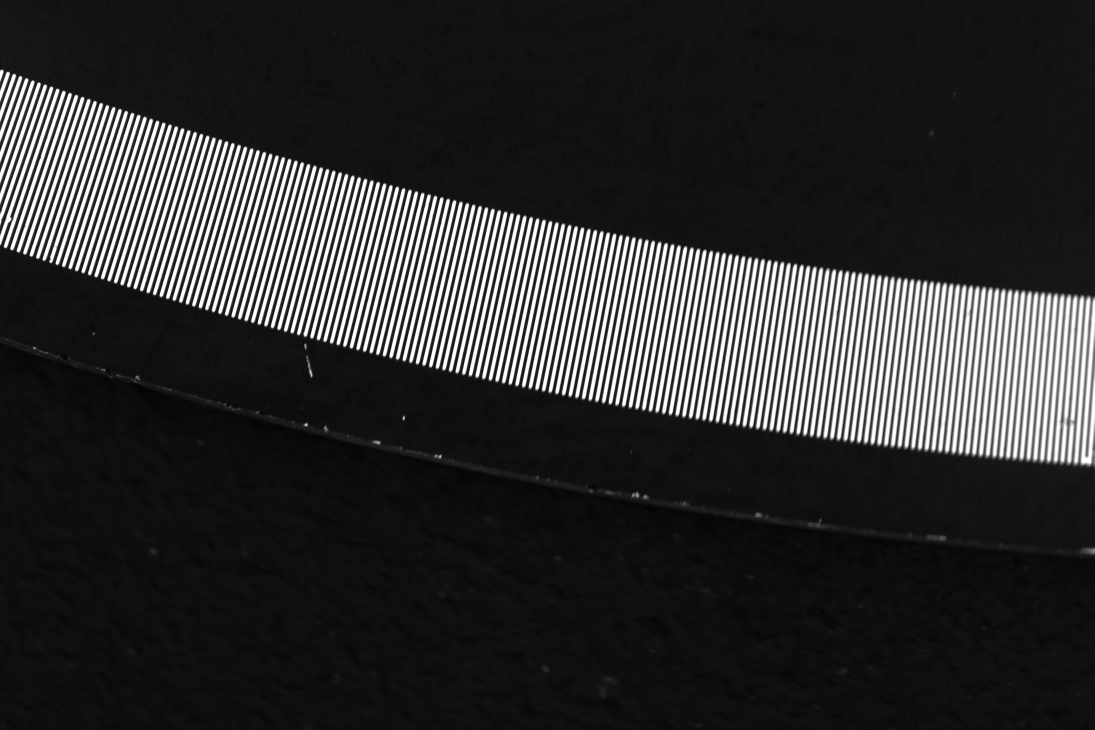
#> input picture practice/day26_assets/中间结果_灰度.jpg, 5472 x 3648 px, given in place of grace_hopper.jpg, which was not available (shown at 1/5 size); the run also reads 1 picture not shown here
$ python day30.py
#> lines starting #> are read from the running program, lines starting #| are printed output that depends on the picture; pictures that were not available may be replaced by others from this repository, and a replacement may not be noted
import cv2
import numpy as np

GH  = "D:/AI/zcode files/vision-lab/practice/day26_assets/grace_hopper.jpg"   # 人像小图 600×512
OK1 = "D:/AI/zcode files/vision-lab/practice/day26_assets/ok1.jpg"            # 你的编码器样本

# ========== 段 0：亲手数一遍"亮度分布" ==========
gray = cv2.cvtColor(cv2.imread(GH), cv2.COLOR_BGR2GRAY)
#> gray: shape (3648, 5472); min 3, max 255, mean 49.7
print("人像灰度 shape =", gray.shape, " 总像素数 =", gray.size)
#| 人像灰度 shape = (3648, 5472)  总像素数 = 19961856
print("最暗 =", gray.min(), " 最亮 =", gray.max(),
      " 平均 =", round(gray.mean(), 2), " 标准差 =", round(gray.std(), 2))
#| 最暗 = 3  最亮 = 255  平均 = 49.71  标准差 = 76.43

bucket = gray // 32          # 每 32 个亮度算一格，0~255 一共 8 格
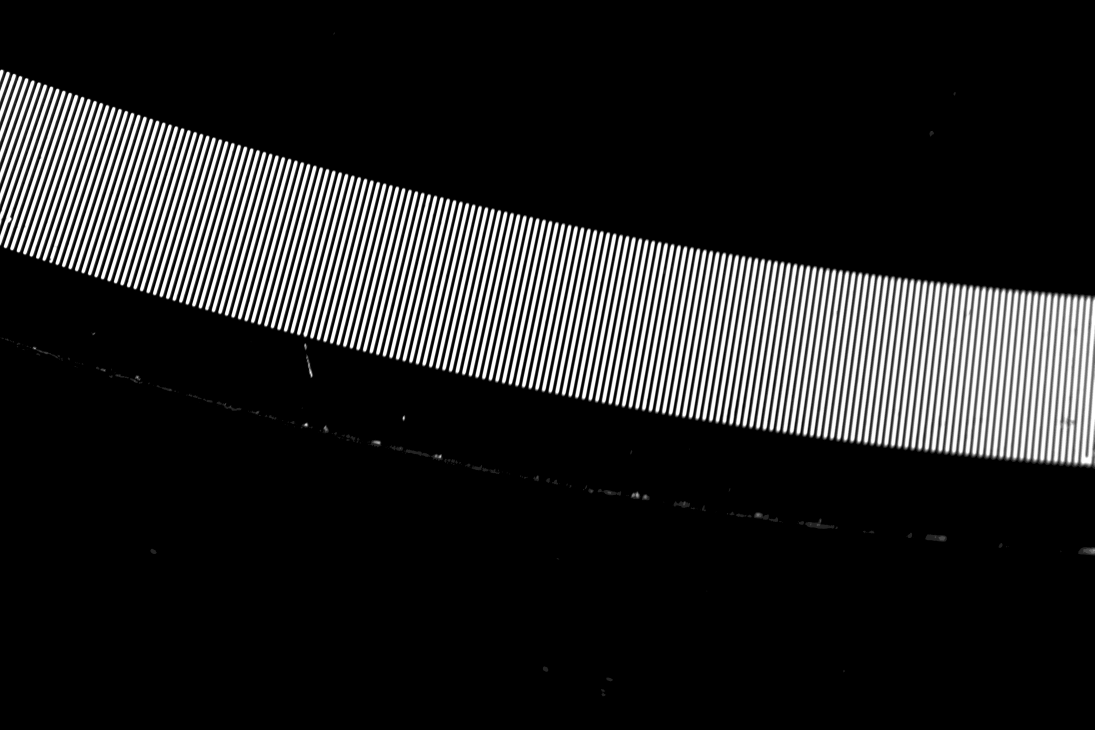
#> bucket: shape (3648, 5472) (shown at 1/5 size); min 0, max 7, mean 1.01; drawn with min black and max white
for k in range(8):
    lo = k * 32
    hi = lo + 31
    print(f"第 {k} 格（{lo}-{hi}）: {(bucket == k).sum()} 个像素")
#> this loop made 8 passes
#| 第 0 格（0-31）: 15899185 个像素
#| 第 1 格（32-63）: 685281 个像素
#| 第 2 格（64-95）: 353243 个像素
#| 第 3 格（96-127）: 277878 个像素
#| 第 4 格（128-159）: 229113 个像素
#| 第 5 格（160-191）: 208010 个像素
#| 第 6 格（192-223）: 205797 个像素
#| 第 7 格（224-255）: 2103349 个像素

# ========== 段 1：让 cv2 用官方机器数一遍 ==========
hist = cv2.calcHist([gray], [0], None, [256], [0, 256])
#> hist = 256 values, max 2380709 at index 16, min 0 at index 0, mean 77976
print("hist.shape =", hist.shape, " hist.dtype =", hist.dtype)
#| hist.shape = (256, 1)  hist.dtype = float32
print("第 0 桶 =", hist[0], " 第 128 桶 =", hist[128], " 第 255 桶 =", hist[255])
#| 第 0 桶 = [0.]  第 128 桶 = [7768.]  第 255 桶 = [1337687.]
print("最高的一根柱子 =", int(hist.max()), "它在第", hist.argmax(), "号桶")
#| 最高的一根柱子 = 2380709 它在第 16 号桶
print("所有桶加起来 =", int(hist.sum()), " 像素总数 =", gray.size)
#| 所有桶加起来 = 19961856  像素总数 = 19961856
print("直接数一下 灰度==14 的像素 =", (gray == 14).sum())       # 数像素的方法
#| 直接数一下 灰度==14 的像素 = 1510904

# 跟段 0 的手工对账：第 k 格 = 第 32k 到 32k+31 号桶加起来
for k in range(3):
    print(f"第 {k} 格手数 = {(bucket == k).sum()}，"
          f"calcHist 对应的 32 个桶之和 = {int(hist[k*32:(k+1)*32].sum())}")
#> this loop made 3 passes
#| 第 0 格手数 = 15899185，calcHist 对应的 32 个桶之和 = 15899185
#| 第 1 格手数 = 685281，calcHist 对应的 32 个桶之和 = 685281
#| 第 2 格手数 = 353243，calcHist 对应的 32 个桶之和 = 353243

# ========== 段 2：把直方图画出来 ==========
import matplotlib.pyplot as plt
plt.rcParams["font.sans-serif"] = ["Microsoft YaHei"]   # 让图里的中文正常显示
plt.rcParams["axes.unicode_minus"] = False              # 让负号正常显示

plt.figure(figsize=(8, 3))     # 开一张 8×3 英寸的新画布
plt.plot(hist)                 # 把 256 个数当成 256 个点，连成线
plt.title("grace_hopper 灰度直方图")
plt.xlabel("亮度（0=黑，255=白）")
plt.ylabel("像素个数")
plt.tight_layout()
plt.savefig("day30_直方图_人像.png")
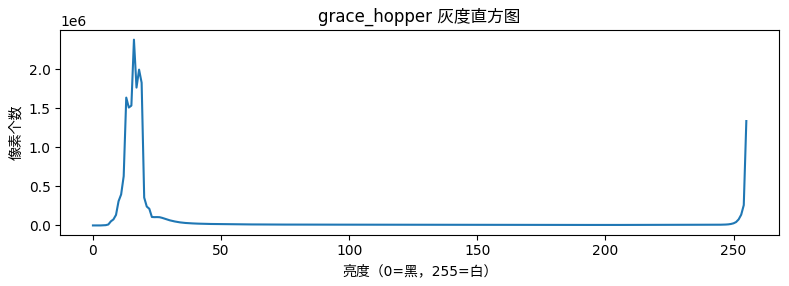
#> figure drawn by matplotlib, 1 panel; curve peaks at x = 16, y = 2380709
plt.close()                    # 把这张画布收掉
print("图已保存：day30_直方图_人像.png")

# ========== 段 3：两个旋钮 ==========
print("原图      平均", round(gray.mean(), 2), "最小", gray.min(), "最大", gray.max())
#| 原图      平均 49.71 最小 3 最大 255

# 处理像素加减时，永远用 convertScaleAbs，不要直接 + 数字
bright = cv2.convertScaleAbs(gray, alpha=1.0, beta=50)     # 只管加亮
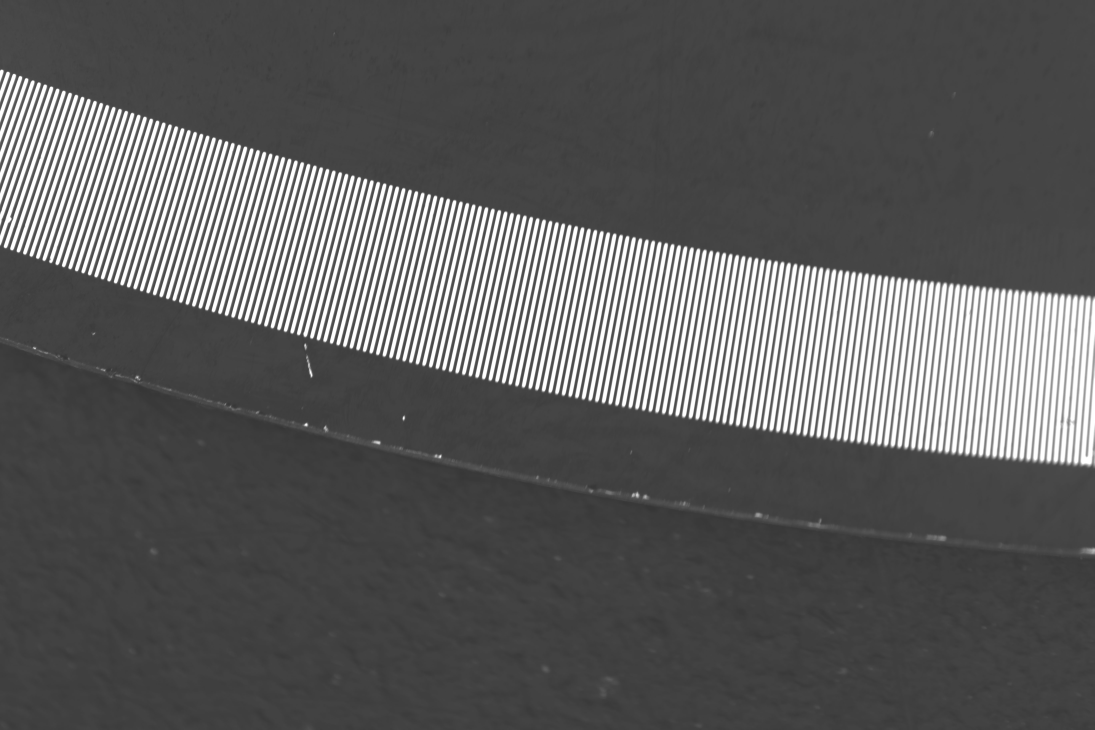
#> bright: shape (3648, 5472) (shown at 1/5 size); min 53, max 255, mean 94.6
dark   = cv2.convertScaleAbs(gray, alpha=1.0, beta=-50)    # beta 负数 → 变暗
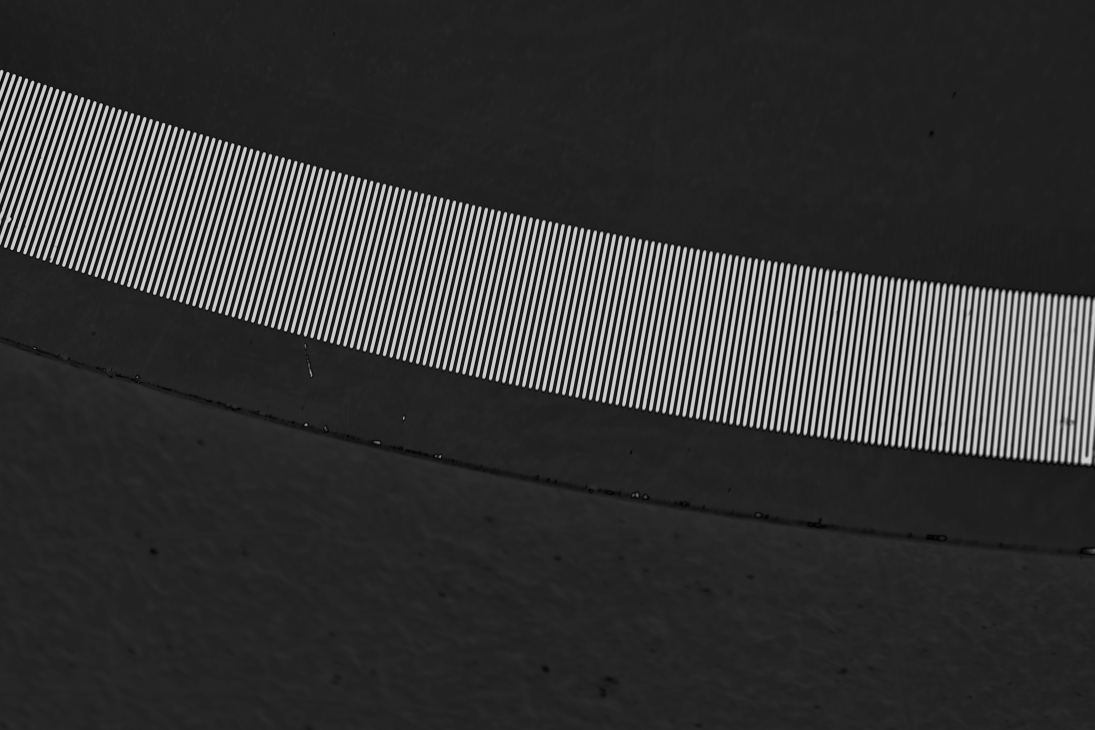
#> dark: shape (3648, 5472) (shown at 1/5 size); min 0, max 205, mean 53.9
strong = cv2.convertScaleAbs(gray, alpha=1.5)              # 拉对比
weak   = cv2.convertScaleAbs(gray, alpha=0.5)              # 压对比

print("beta=+50  平均", round(bright.mean(), 2), "最小", bright.min(), "最大", bright.max())
#| beta=+50  平均 94.63 最小 53 最大 255
print("beta=-50  平均", round(dark.mean(), 2), "最小", dark.min(), "最大", dark.max())
#| beta=-50  平均 53.86 最小 0 最大 205
print("alpha=1.5 平均", round(strong.mean(), 2), "最小", strong.min(), "最大", strong.max())
#| alpha=1.5 平均 60.8 最小 4 最大 255
print("alpha=0.5 平均", round(weak.mean(), 2), "最小", weak.min(), "最大", weak.max())
#| alpha=0.5 平均 24.89 最小 2 最大 128

# 小数陷阱实证
small = np.array([200, 240, 250, 255, 10], dtype=np.uint8)
print("原始      ", small)
print("直接加 50 ", small + np.uint8(50))       # 危险写法：会超出 0~255 范围然后自动顺位回到错误的 0~255
print("convertScaleAbs(beta=50) ", cv2.convertScaleAbs(small, alpha=1.0, beta=50))

# ========== 段 4：equalizeHist 自动摊平 ==========
eq = cv2.equalizeHist(gray)
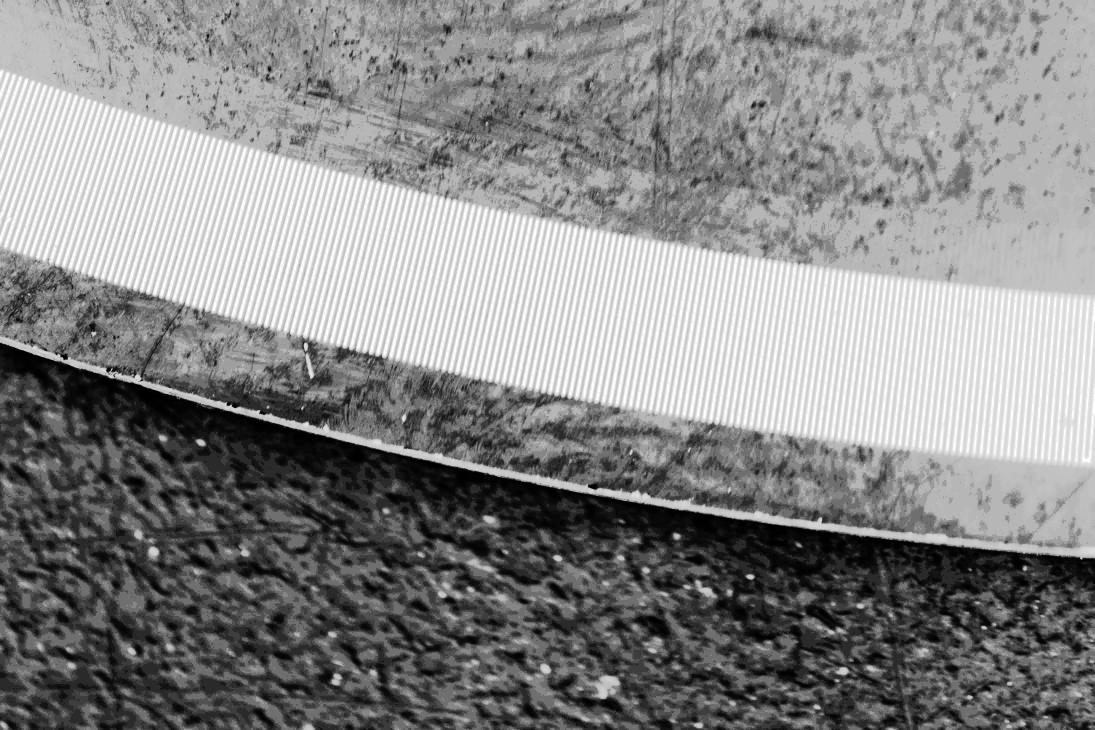
#> eq: shape (3648, 5472) (shown at 1/5 size); min 0, max 255, mean 136
print("均衡前 平均", round(gray.mean(), 2), "标准差", round(gray.std(), 2),
      "最暗", gray.min(), "最亮", gray.max())
#| 均衡前 平均 49.71 标准差 76.43 最暗 3 最亮 255
print("均衡后 平均", round(eq.mean(), 2), "标准差", round(eq.std(), 2),
      "最暗", eq.min(), "最亮", eq.max())
#| 均衡后 平均 136.04 标准差 71.78 最暗 0 最亮 255

hist_eq = cv2.calcHist([eq], [0], None, [256], [0, 256])
#> hist_eq = 256 values, max 2380709 at index 111, min 0 at index 3, mean 77976
print("均衡后直方图 最高的一根柱子 =", int(hist_eq.max()), " 在第", hist_eq.argmax(), "号桶")
#| 均衡后直方图 最高的一根柱子 = 2380709  在第 111 号桶

# ========== 段 5：并排对比 + 回到真样本 ==========
fig, axes = plt.subplots(1, 2, figsize=(10, 3))
axes[0].plot(hist)
axes[0].set_title("均衡前")
axes[0].set_xlabel("亮度")
axes[0].set_ylabel("像素个数")
axes[1].plot(hist_eq)
axes[1].set_title("均衡后")
axes[1].set_xlabel("亮度")
plt.tight_layout()             # 自动调整布局，避免文字重叠/被裁剪
plt.savefig("day30_均衡前后对比.png")
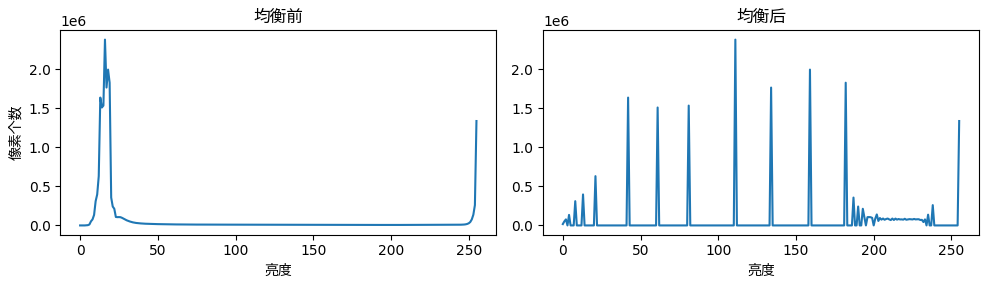
#> figure drawn by matplotlib, 2 panels; panel 1: curve peaks at x = 16, y = 2380709; panel 2: curve peaks at x = 111, y = 2380709
plt.close()
print("图已保存：day30_均衡前后对比.png")

# —— 回到你的编码器样本 ok1 ——
gray_ok = cv2.cvtColor(cv2.imread(OK1), cv2.COLOR_BGR2GRAY)
#> gray_ok: shape (3648, 5472); min 3, max 255, mean 49.7
hist_ok = cv2.calcHist([gray_ok], [0], None, [256], [0, 256])
#> hist_ok = 256 values, max 2380030 at index 16, min 0 at index 0, mean 77976
print("ok1 灰度 shape =", gray_ok.shape, " 像素总数 =", gray_ok.size)
#| ok1 灰度 shape = (3648, 5472)  像素总数 = 19961856
print("ok1 平均亮度 =", round(gray_ok.mean(), 2),
      " 最暗 =", gray_ok.min(), " 最亮 =", gray_ok.max())
#| ok1 平均亮度 = 49.72  最暗 = 3  最亮 = 255
print("ok1 直方图峰值 =", int(hist_ok.max()), " 在第", hist_ok.argmax(), "号桶")
#| ok1 直方图峰值 = 2380030  在第 16 号桶
print("ok1 暗端(0-31)像素占比 =",
      round(float(hist_ok[:32].sum()) / gray_ok.size * 100, 2), "%")
#| ok1 暗端(0-31)像素占比 = 79.65 %
